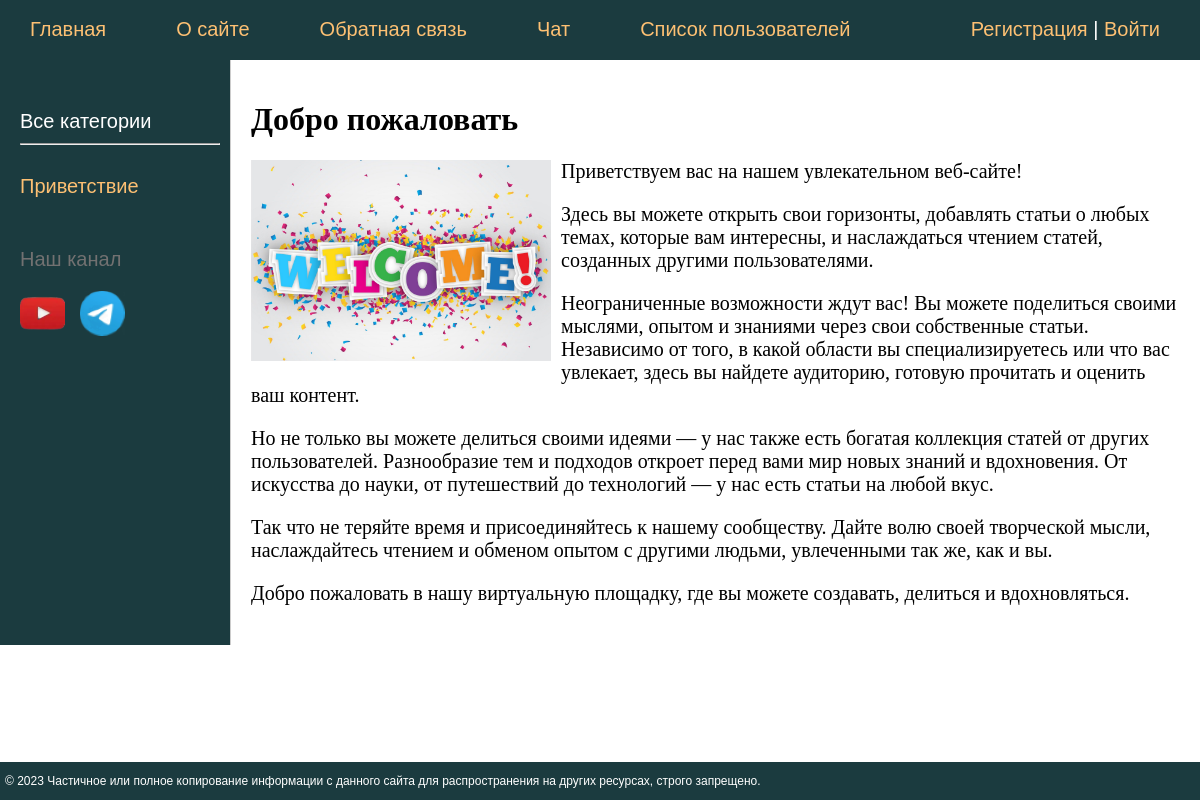
Screenshot of /post/Welcom/ with the database file from the repository.
### car/models.py (models this page shows, shortened)
class Category(models.Model):
    name = models.CharField(max_length=100, db_index=True, verbose_name="Категории")
    slug = models.SlugField(max_length=300, unique=True, db_index=True, verbose_name="URL")
    def get_absolute_url(self):
        return reverse('category', kwargs={'cat_slug': self.slug})
    class Meta:
        verbose_name = 'категории'
        verbose_name_plural = 'Категории'
        ordering = ['id']

class Car(models.Model):
    title = models.CharField(max_length=50, verbose_name='Заголовок')
    slug = models.SlugField(max_length=20, unique=True, db_index=True, verbose_name="URL")
    content = models.TextField(blank=True , verbose_name='Текст статьи')
    photo = models.ImageField(upload_to="photos/%Y/%m/%d/", blank=True, verbose_name='Фото' )
    time_create = models.DateTimeField(auto_now_add=True , verbose_name='Время оздания')
    time_update = models.DateTimeField(auto_now=True , verbose_name='Время изминения')
    is_published = models.BooleanField(default=True , verbose_name='Публикация')
    cat = models.ForeignKey('Category', on_delete=models.PROTECT, verbose_name='Категория')
    def __str__(self):
        return self.title
    class Meta:
        verbose_name = 'записи'
        verbose_name_plural = 'записи'
        ordering = ['id']
        ordering = ['-time_create', 'title']

### car/views.py (the view)
# urls.py: path('post/<slug:post_slug>/', ShowPost.as_view(), name='post'),
class ShowPost(DetailView, DataMixin):
    model = Car
    template_name = 'car/post.html'
    slug_url_kwarg = 'post_slug'
    context_object_name = 'post'
    def get_context_data(self, *, object_list=None, **kwargs):
        context = super().get_context_data(**kwargs)
        c_def = self.get_user_context(title=context['post'])
        return dict(list(context.items()) + list(c_def.items()))

### car/utils.py (called while the page is built)
    def get_user_context(self, **kwargs):
        context = kwargs
        cats = Category.objects.annotate(Count('car'))
        user_menu = menu.copy()
        if not self.request.user.is_authenticated:
            user_menu.pop(1)
        context['menu'] = user_menu
        context['cats'] = cats
        if 'cat_selected' not in context:
            context['cat_selected'] = 0
        return context

### car/templates/car/post.html
{% extends 'car/base.html' %}
{% block content %}
<h1>{{post.title}}</h1>
{% if post.photo %}
<p><img class="img-article-left" src="{{post.photo.url}}"></p>
{% endif %}
{{post.content|linebreaks}}
{% endblock %}

### car/templates/car/base.html (shortened to what this page needs)
{% load static %}
{% load car_tags %}
<!DOCTYPE html>
<html>
<head>
	<link type="text/css" href="{% static 'car/css/styles.css' %}" rel="stylesheet" />
</head>
<body>
	<table class="table-page" border="0" cellpadding="0" cellspacing="0">
		<tr>
			<td valign="top">
				{% block mainmenu %}
				<div class="header">
					<ul id="mainmenu" class="mainmenu">
						<li><a href="{% url 'home' %}">Главная</a></li>
						{% for m in menu %}
						<li><a href="{% url m.url_name %}">{{ m.title }}</a></li>
						{% endfor %}
						{% if request.user.is_authenticated %}
						<li class="last"><a href="{% url 'profile' %}">{{ user.username }}</a> | <a
								href="{% url 'logout' %}">Выйти</a></li>
						{% else %}
						<li class="last"><a href="{% url 'register' %}">Регистрация</a> | <a href="{% url 'login' %}">
								Войти </a></li>
						{% endif %}
					</ul>
				</div>
				{% endblock mainmenu %}
				<table class="table-content" border="0" cellpadding="0" cellspacing="0">
					<tr>
						<td valign="top" class="left-chapters">
							<ul id="leftchapters">
								{% if cat_selected == 0 %}
								<li class="selected">Все категории</li>
								<hr>
								{% else %}
								<li><a href="{% url 'home' %}">Все категории</a></li>
								<hr>
								{% endif %}
								{% for c in cats %}
								{% if c.car__count > 0 %}
								{% if c.pk == cat_selected %}
								<li class="selected">{{ c.name }}</li>
								{% else %}
								<li><a href="{{ c.get_absolute_url }}">{{ c.name }}</a></li>
								{% endif %}
								{% endif %}
								{% endfor %}
								<li class="share">
									<p>Наш канал</p>
									<div class="yt-tg">
										<a class="share-yt" href="https://www.youtube.com/@Shahzod-Ergashev/featured"
											target="_blank" rel="nofollow"></a>
										<a class="share-tg" href="https://t.me/our_telegram_channel" target="_blank"
											rel="nofollow"></a>
									</div>
								</li>
							</ul>
						</td>
						<td valign="top" class="content">
							<div class="content-text">
								{% block content %}
								{% endblock %}
							</div>
						</td>
					</tr>
				</table>
			</td>
		</tr>
		<tr>
			<td valign="top">
				<div id="footer">
					<p>&copy; 2023 Частичное или полное копирование информации с данного сайта для распространения на других ресурсах, строго запрещено.</p>
				</div>
			</td>
		</tr>
	</table>
</body>
</html>

### car/static/car/css/styles.css (style rules this page uses)
html, body { font-family: 'Arial'; margin: 0; padding: 0; height: 100%; width: 100%; color: #444; }
a { color: #0059b2; text-decoration: none; }
img { max-width: 600px; height: auto; }
img.img-article-left { max-width: 300px; height: auto; float: left; padding: 0 10px 10px 0; }
.table-page { width: 100%; height: 100%; vertical-align: top; }
.table-page tr { height: 100%; }
.header { background: #1b3b3f; height: 60px; box-sizing: border-box; background: #1b3b3f; height: 60px; }
ul.mainmenu { list-style: none; margin: 0; padding: 0; height: 60px; color: #ffffff; font-size: 20px; overflow: hidden; }
ul.mainmenu li { float: left; margin: 18px 40px 0 30px; }
ul.mainmenu li.last { float: right; }
ul.mainmenu li a { color: #fdc073; text-decoration: none; }
.left-chapters { width: 300px; height: 50vh; margin: 0; overflow-y: auto; background: #1b3b3f; border-right: 1px solid #ccc; box-sizing: border-box; }
.content { padding: 40px 20px 20px 40px; width: calc(100% - 300px); height: 50vh; }
.left-chapters ul { width: 200px; margin: 0; padding: 20px 10px 10px 20px; list-style: none; font-size: 20px; }
.left-chapters ul li { margin: 30px 0 0 0; color: #727171; }
.left-chapters ul li.selected { color: #fff; }
.left-chapters ul li a { color: #fdc073; text-decoration: none; }
.left-chapters ul li.share { margin: 50px 0 0 0; }
.left-chapters ul li.share p { margin: 20px 0 10px 0; }
.left-chapters ul li.share a { display: inline-block; margin: 10px 10px 10px 0; width: 50px; height: 50px; opacity: 1; transition: opacity 0.9s ease; }
.yt-tg { display: flex; }
.left-chapters ul li.share a.share-yt { background: url('../image/yt.png') no-repeat 0 0; }
.left-chapters ul li.share a.share-tg { background: url('../image/tg.png') no-repeat 0 0; }
.content { padding: 20px 20px 20px 20px; width: 100%; height: 100%; }
.content-text { color: #000000; font-size: 20px; font-family: Yandex Sans Display Light; }
.content-text h1 { font-size: 32px; }
#footer { box-sizing: border-box; background: #1b3b3f; padding: 0 5px; color: #ffffff; font-size: 12px; font-family: Verdana, Geneva, Arial, Helvetica; text-align: left; overflow: hidden; }

### rows the page displays
Category: name "Приветствие"
Car: title "Добро пожаловать", photo (picture), content "Приветствуем вас на нашем увлекательном веб-сайте! Здесь вы можете открыть свои горизонты, добавлять статьи о любых темах, которые вам интересны, и наслаждаться чтением статей, созданных другими пользователями. Неограниченные возможности ждут вас! Вы можете поделиться своими мыслями, опытом и знаниями через свои собственные статьи. Независимо от того, в какой области вы специализируетесь или что вас увлекает, здесь вы найдете аудиторию, готовую прочитать и оценить ваш контент. Но не только вы можете делиться своими идеями — у нас также есть богатая коллекция статей от других пользователей. Разнообразие тем и подходов откроет перед вами мир новых знаний и вдохновения. От искусства до науки,…"

### other values shown
{{ m.title }} "О сайте" "Обратная связь" "Чат" "Список пользователей"
